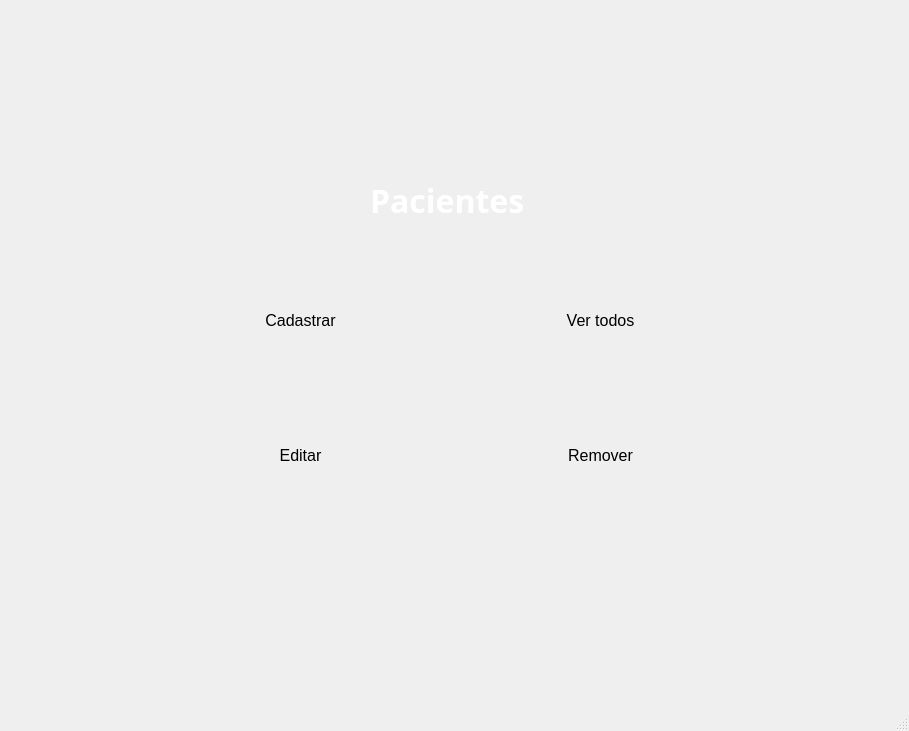
<?xml version="1.0" encoding="UTF-8"?>
<ui version="4.0">
 <class>MainWindow</class>
 <widget class="QMainWindow" name="MainWindow">
  <property name="geometry">
   <rect>
    <x>0</x>
    <y>0</y>
    <width>909</width>
    <height>731</height>
   </rect>
  </property>
  <property name="windowTitle">
   <string>MainWindow</string>
  </property>
  <widget class="QWidget" name="centralwidget">
   <widget class="QLabel" name="label">
    <property name="geometry">
     <rect>
      <x>0</x>
      <y>0</y>
      <width>911</width>
      <height>691</height>
     </rect>
    </property>
    <property name="text">
     <string/>
    </property>
    <property name="pixmap">
     <pixmap>../../img/white.jpg</pixmap>
    </property>
    <property name="scaledContents">
     <bool>true</bool>
    </property>
   </widget>
   <widget class="QLabel" name="label_2">
    <property name="geometry">
     <rect>
      <x>90</x>
      <y>180</y>
      <width>721</width>
      <height>441</height>
     </rect>
    </property>
    <property name="text">
     <string/>
    </property>
    <property name="pixmap">
     <pixmap>../../../../../../Users/suporte/Downloads/Frame 27 (1).png</pixmap>
    </property>
    <property name="scaledContents">
     <bool>true</bool>
    </property>
   </widget>
   <widget class="QLabel" name="label_3">
    <property name="geometry">
     <rect>
      <x>370</x>
      <y>170</y>
      <width>211</width>
      <height>61</height>
     </rect>
    </property>
    <property name="font">
     <font>
      <family>Yu Gothic UI Semibold</family>
      <pointsize>24</pointsize>
      <weight>75</weight>
      <bold>true</bold>
      <underline>false</underline>
     </font>
    </property>
    <property name="styleSheet">
     <string notr="true">color: white;</string>
    </property>
    <property name="text">
     <string>Pacientes</string>
    </property>
   </widget>
   <widget class="QLabel" name="label_4">
    <property name="geometry">
     <rect>
      <x>320</x>
      <y>-10</y>
      <width>231</width>
      <height>191</height>
     </rect>
    </property>
    <property name="text">
     <string/>
    </property>
    <property name="pixmap">
     <pixmap>../../img/logoLfNutri.png</pixmap>
    </property>
    <property name="scaledContents">
     <bool>true</bool>
    </property>
   </widget>
   <widget class="QPushButton" name="btnCadastro">
    <property name="geometry">
     <rect>
      <x>230</x>
      <y>290</y>
      <width>141</width>
      <height>61</height>
     </rect>
    </property>
    <property name="font">
     <font>
      <family>Yu Gothic UI</family>
      <pointsize>12</pointsize>
     </font>
    </property>
    <property name="styleSheet">
     <string notr="true">background-color: transparent;
border-radius: 25px;</string>
    </property>
    <property name="text">
     <string>Cadastrar</string>
    </property>
   </widget>
   <widget class="QPushButton" name="btnVerTodos">
    <property name="geometry">
     <rect>
      <x>530</x>
      <y>290</y>
      <width>141</width>
      <height>61</height>
     </rect>
    </property>
    <property name="font">
     <font>
      <family>Yu Gothic UI</family>
      <pointsize>12</pointsize>
     </font>
    </property>
    <property name="styleSheet">
     <string notr="true">background-color: transparent;
border-radius: 25px;</string>
    </property>
    <property name="text">
     <string>Ver todos</string>
    </property>
   </widget>
   <widget class="QPushButton" name="btnRemover">
    <property name="geometry">
     <rect>
      <x>530</x>
      <y>420</y>
      <width>141</width>
      <height>71</height>
     </rect>
    </property>
    <property name="font">
     <font>
      <family>Yu Gothic UI</family>
      <pointsize>12</pointsize>
     </font>
    </property>
    <property name="styleSheet">
     <string notr="true">background-color: transparent;
border-radius: 25px;</string>
    </property>
    <property name="text">
     <string>Remover</string>
    </property>
   </widget>
   <widget class="QPushButton" name="btnEditar">
    <property name="geometry">
     <rect>
      <x>230</x>
      <y>420</y>
      <width>141</width>
      <height>71</height>
     </rect>
    </property>
    <property name="font">
     <font>
      <family>Yu Gothic UI</family>
      <pointsize>12</pointsize>
     </font>
    </property>
    <property name="styleSheet">
     <string notr="true">background-color: transparent;
border-radius: 25px;</string>
    </property>
    <property name="text">
     <string>Editar</string>
    </property>
   </widget>
   <widget class="QLabel" name="label_5">
    <property name="geometry">
     <rect>
      <x>290</x>
      <y>250</y>
      <width>31</width>
      <height>31</height>
     </rect>
    </property>
    <property name="text">
     <string/>
    </property>
    <property name="pixmap">
     <pixmap>../../../../../../Users/suporte/Downloads/adicionar-usuario (2).png</pixmap>
    </property>
    <property name="scaledContents">
     <bool>true</bool>
    </property>
   </widget>
   <widget class="QLabel" name="label_6">
    <property name="geometry">
     <rect>
      <x>590</x>
      <y>250</y>
      <width>31</width>
      <height>31</height>
     </rect>
    </property>
    <property name="text">
     <string/>
    </property>
    <property name="pixmap">
     <pixmap>../../../../../../Users/suporte/Downloads/magnifier.png</pixmap>
    </property>
    <property name="scaledContents">
     <bool>true</bool>
    </property>
   </widget>
   <widget class="QLabel" name="label_7">
    <property name="geometry">
     <rect>
      <x>590</x>
      <y>390</y>
      <width>31</width>
      <height>31</height>
     </rect>
    </property>
    <property name="text">
     <string/>
    </property>
    <property name="pixmap">
     <pixmap>../../../../../../Users/suporte/Downloads/trash-bin.png</pixmap>
    </property>
    <property name="scaledContents">
     <bool>true</bool>
    </property>
   </widget>
   <widget class="QLabel" name="label_8">
    <property name="geometry">
     <rect>
      <x>290</x>
      <y>390</y>
      <width>31</width>
      <height>31</height>
     </rect>
    </property>
    <property name="text">
     <string/>
    </property>
    <property name="pixmap">
     <pixmap>../../../../../../Users/suporte/Downloads/botao-editar.png</pixmap>
    </property>
    <property name="scaledContents">
     <bool>true</bool>
    </property>
   </widget>
  </widget>
  <widget class="QMenuBar" name="menubar">
   <property name="geometry">
    <rect>
     <x>0</x>
     <y>0</y>
     <width>909</width>
     <height>21</height>
    </rect>
   </property>
  </widget>
  <widget class="QStatusBar" name="statusbar"/>
 </widget>
 <resources/>
 <connections/>
</ui>
